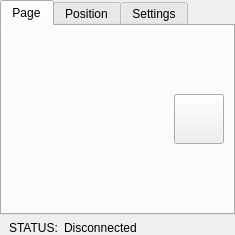
<?xml version="1.0" encoding="UTF-8"?>
<ui version="4.0">
 <class>motion_controller</class>
 <widget class="QWidget" name="motion_controller">
  <property name="geometry">
   <rect>
    <x>0</x>
    <y>0</y>
    <width>235</width>
    <height>235</height>
   </rect>
  </property>
  <property name="sizePolicy">
   <sizepolicy hsizetype="Minimum" vsizetype="Preferred">
    <horstretch>0</horstretch>
    <verstretch>0</verstretch>
   </sizepolicy>
  </property>
  <property name="minimumSize">
   <size>
    <width>235</width>
    <height>235</height>
   </size>
  </property>
  <property name="maximumSize">
   <size>
    <width>16777215</width>
    <height>250</height>
   </size>
  </property>
  <property name="focusPolicy">
   <enum>Qt::FocusPolicy::NoFocus</enum>
  </property>
  <property name="windowTitle">
   <string>Form</string>
  </property>
  <layout class="QVBoxLayout" name="verticalLayout_2">
   <property name="leftMargin">
    <number>0</number>
   </property>
   <property name="topMargin">
    <number>0</number>
   </property>
   <property name="rightMargin">
    <number>0</number>
   </property>
   <property name="bottomMargin">
    <number>0</number>
   </property>
   <item>
    <widget class="QTabWidget" name="control_widget">
     <property name="enabled">
      <bool>true</bool>
     </property>
     <property name="sizePolicy">
      <sizepolicy hsizetype="Preferred" vsizetype="Preferred">
       <horstretch>0</horstretch>
       <verstretch>0</verstretch>
      </sizepolicy>
     </property>
     <property name="minimumSize">
      <size>
       <width>0</width>
       <height>0</height>
      </size>
     </property>
     <property name="tabPosition">
      <enum>QTabWidget::TabPosition::North</enum>
     </property>
     <property name="tabShape">
      <enum>QTabWidget::TabShape::Rounded</enum>
     </property>
     <property name="currentIndex">
      <number>0</number>
     </property>
     <property name="elideMode">
      <enum>Qt::TextElideMode::ElideLeft</enum>
     </property>
     <property name="usesScrollButtons">
      <bool>true</bool>
     </property>
     <property name="documentMode">
      <bool>false</bool>
     </property>
     <property name="tabsClosable">
      <bool>false</bool>
     </property>
     <property name="movable">
      <bool>false</bool>
     </property>
     <property name="tabBarAutoHide">
      <bool>false</bool>
     </property>
     <widget class="QWidget" name="tab">
      <attribute name="title">
       <string>Page</string>
      </attribute>
      <layout class="QHBoxLayout" name="horizontalLayout_2">
       <item>
        <widget class="PtzControlWidget" name="round_widget" native="true">
         <property name="sizePolicy">
          <sizepolicy hsizetype="Expanding" vsizetype="Expanding">
           <horstretch>0</horstretch>
           <verstretch>0</verstretch>
          </sizepolicy>
         </property>
        </widget>
       </item>
       <item>
        <layout class="QVBoxLayout" name="verticalLayout_5">
         <item>
          <widget class="QPushButton" name="pb_home">
           <property name="minimumSize">
            <size>
             <width>50</width>
             <height>50</height>
            </size>
           </property>
           <property name="maximumSize">
            <size>
             <width>50</width>
             <height>50</height>
            </size>
           </property>
           <property name="text">
            <string/>
           </property>
           <property name="icon">
            <iconset resource="../img.qrc">
             <normaloff>:/img/image/arrows/home.png</normaloff>:/img/image/arrows/home.png</iconset>
           </property>
           <property name="iconSize">
            <size>
             <width>48</width>
             <height>48</height>
            </size>
           </property>
          </widget>
         </item>
        </layout>
       </item>
      </layout>
     </widget>
     <widget class="QWidget" name="tab_5">
      <attribute name="title">
       <string>Position</string>
      </attribute>
      <layout class="QVBoxLayout" name="verticalLayout">
       <property name="spacing">
        <number>3</number>
       </property>
       <property name="leftMargin">
        <number>3</number>
       </property>
       <property name="topMargin">
        <number>3</number>
       </property>
       <property name="rightMargin">
        <number>3</number>
       </property>
       <property name="bottomMargin">
        <number>3</number>
       </property>
       <item>
        <widget class="QTableWidget" name="positions_table">
         <property name="selectionMode">
          <enum>QAbstractItemView::SelectionMode::SingleSelection</enum>
         </property>
         <property name="selectionBehavior">
          <enum>QAbstractItemView::SelectionBehavior::SelectRows</enum>
         </property>
         <property name="columnCount">
          <number>3</number>
         </property>
         <column>
          <property name="text">
           <string>Name</string>
          </property>
         </column>
         <column>
          <property name="text">
           <string>X°</string>
          </property>
         </column>
         <column>
          <property name="text">
           <string>Y°</string>
          </property>
         </column>
        </widget>
       </item>
       <item>
        <layout class="QHBoxLayout" name="positions_buttons">
         <property name="spacing">
          <number>3</number>
         </property>
         <item>
          <widget class="QPushButton" name="add_position">
           <property name="enabled">
            <bool>false</bool>
           </property>
           <property name="toolTip">
            <string>Add the current position. You can edit its name in the table.</string>
           </property>
           <property name="text">
            <string>+ Current</string>
           </property>
          </widget>
         </item>
         <item>
          <widget class="QPushButton" name="delete_position">
           <property name="enabled">
            <bool>false</bool>
           </property>
           <property name="text">
            <string>Delete</string>
           </property>
          </widget>
         </item>
         <item>
          <widget class="QPushButton" name="go_position">
           <property name="enabled">
            <bool>false</bool>
           </property>
           <property name="text">
            <string>Go to</string>
           </property>
          </widget>
         </item>
        </layout>
       </item>
      </layout>
     </widget>
     <widget class="QWidget" name="tab_6">
      <attribute name="title">
       <string>Settings</string>
      </attribute>
      <layout class="QVBoxLayout" name="verticalLayout_4">
       <property name="leftMargin">
        <number>6</number>
       </property>
       <property name="topMargin">
        <number>6</number>
       </property>
       <property name="rightMargin">
        <number>6</number>
       </property>
       <property name="bottomMargin">
        <number>6</number>
       </property>
       <item>
        <layout class="QGridLayout" name="gridLayout_8">
         <property name="spacing">
          <number>6</number>
         </property>
         <item row="8" column="0" colspan="2">
          <widget class="QSlider" name="speed_slider">
           <property name="minimum">
            <number>1</number>
           </property>
           <property name="maximum">
            <number>500</number>
           </property>
           <property name="pageStep">
            <number>25</number>
           </property>
           <property name="value">
            <number>100</number>
           </property>
           <property name="orientation">
            <enum>Qt::Orientation::Horizontal</enum>
           </property>
           <property name="tickPosition">
            <enum>QSlider::TickPosition::NoTicks</enum>
           </property>
          </widget>
         </item>
         <item row="6" column="0">
          <widget class="QLabel" name="label_15">
           <property name="text">
            <string>Overall Velocity , °/sec</string>
           </property>
          </widget>
         </item>
         <item row="4" column="1">
          <widget class="QDoubleSpinBox" name="sb_x_speed">
           <property name="sizePolicy">
            <sizepolicy hsizetype="Preferred" vsizetype="Fixed">
             <horstretch>0</horstretch>
             <verstretch>0</verstretch>
            </sizepolicy>
           </property>
           <property name="minimumSize">
            <size>
             <width>65</width>
             <height>0</height>
            </size>
           </property>
           <property name="focusPolicy">
            <enum>Qt::FocusPolicy::NoFocus</enum>
           </property>
           <property name="decimals">
            <number>2</number>
           </property>
           <property name="minimum">
            <double>0.050000000000000</double>
           </property>
           <property name="maximum">
            <double>300.000000000000000</double>
           </property>
           <property name="singleStep">
            <double>0.100000000000000</double>
           </property>
           <property name="value">
            <double>10.000000000000000</double>
           </property>
          </widget>
         </item>
         <item row="7" column="0" colspan="2">
          <layout class="QHBoxLayout" name="horizontalLayout_4">
           <item>
            <widget class="QLabel" name="label_3">
             <property name="text">
              <string>1</string>
             </property>
            </widget>
           </item>
           <item>
            <spacer name="horizontalSpacer_8">
             <property name="orientation">
              <enum>Qt::Orientation::Horizontal</enum>
             </property>
             <property name="sizeHint" stdset="0">
              <size>
               <width>40</width>
               <height>20</height>
              </size>
             </property>
            </spacer>
           </item>
           <item>
            <widget class="QLabel" name="label_5">
             <property name="text">
              <string>25</string>
             </property>
            </widget>
           </item>
           <item>
            <spacer name="horizontalSpacer_9">
             <property name="orientation">
              <enum>Qt::Orientation::Horizontal</enum>
             </property>
             <property name="sizeHint" stdset="0">
              <size>
               <width>40</width>
               <height>20</height>
              </size>
             </property>
            </spacer>
           </item>
           <item>
            <widget class="QLabel" name="label_4">
             <property name="text">
              <string>50</string>
             </property>
            </widget>
           </item>
          </layout>
         </item>
         <item row="2" column="1">
          <layout class="QHBoxLayout" name="horizontalLayout_5">
           <item>
            <widget class="QCheckBox" name="screen_click">
             <property name="sizePolicy">
              <sizepolicy hsizetype="Fixed" vsizetype="Fixed">
               <horstretch>0</horstretch>
               <verstretch>0</verstretch>
              </sizepolicy>
             </property>
             <property name="text">
              <string/>
             </property>
             <property name="checked">
              <bool>true</bool>
             </property>
            </widget>
           </item>
           <item>
            <widget class="QLabel" name="label_17">
             <property name="text">
              <string>Screen click</string>
             </property>
            </widget>
           </item>
          </layout>
         </item>
         <item row="1" column="1">
          <layout class="QHBoxLayout" name="horizontalLayout">
           <item>
            <widget class="QCheckBox" name="zoom_ratio">
             <property name="sizePolicy">
              <sizepolicy hsizetype="Fixed" vsizetype="Fixed">
               <horstretch>0</horstretch>
               <verstretch>0</verstretch>
              </sizepolicy>
             </property>
             <property name="text">
              <string/>
             </property>
            </widget>
           </item>
           <item>
            <widget class="QLabel" name="label_16">
             <property name="text">
              <string>Zoom ratio</string>
             </property>
            </widget>
           </item>
          </layout>
         </item>
         <item row="5" column="1">
          <widget class="QDoubleSpinBox" name="sb_y_speed">
           <property name="sizePolicy">
            <sizepolicy hsizetype="Preferred" vsizetype="Fixed">
             <horstretch>0</horstretch>
             <verstretch>0</verstretch>
            </sizepolicy>
           </property>
           <property name="minimumSize">
            <size>
             <width>65</width>
             <height>0</height>
            </size>
           </property>
           <property name="focusPolicy">
            <enum>Qt::FocusPolicy::NoFocus</enum>
           </property>
           <property name="decimals">
            <number>2</number>
           </property>
           <property name="minimum">
            <double>0.050000000000000</double>
           </property>
           <property name="maximum">
            <double>170.000000000000000</double>
           </property>
           <property name="singleStep">
            <double>0.010000000000000</double>
           </property>
           <property name="value">
            <double>10.000000000000000</double>
           </property>
          </widget>
         </item>
         <item row="5" column="0">
          <widget class="QLabel" name="label_13">
           <property name="text">
            <string>Velocity (Y), °/sec</string>
           </property>
          </widget>
         </item>
         <item row="4" column="0">
          <widget class="QLabel" name="label_12">
           <property name="text">
            <string>Velocity (X), °/sec</string>
           </property>
          </widget>
         </item>
         <item row="1" column="0">
          <layout class="QHBoxLayout" name="horizontalLayout_6">
           <item>
            <widget class="QCheckBox" name="stabilization_click">
             <property name="sizePolicy">
              <sizepolicy hsizetype="Fixed" vsizetype="Fixed">
               <horstretch>0</horstretch>
               <verstretch>0</verstretch>
              </sizepolicy>
             </property>
             <property name="text">
              <string/>
             </property>
             <property name="checked">
              <bool>true</bool>
             </property>
            </widget>
           </item>
           <item>
            <widget class="QLabel" name="label_18">
             <property name="text">
              <string>Gyro st.</string>
             </property>
            </widget>
           </item>
          </layout>
         </item>
        </layout>
       </item>
      </layout>
     </widget>
    </widget>
   </item>
   <item>
    <layout class="QHBoxLayout" name="horizontalLayout_3">
     <property name="leftMargin">
      <number>9</number>
     </property>
     <property name="rightMargin">
      <number>9</number>
     </property>
     <item>
      <widget class="QLabel" name="label_2">
       <property name="sizePolicy">
        <sizepolicy hsizetype="Minimum" vsizetype="Preferred">
         <horstretch>0</horstretch>
         <verstretch>0</verstretch>
        </sizepolicy>
       </property>
       <property name="text">
        <string>STATUS:</string>
       </property>
      </widget>
     </item>
     <item>
      <widget class="QLabel" name="l_mot_status">
       <property name="sizePolicy">
        <sizepolicy hsizetype="MinimumExpanding" vsizetype="Preferred">
         <horstretch>0</horstretch>
         <verstretch>0</verstretch>
        </sizepolicy>
       </property>
       <property name="text">
        <string>Disconnected</string>
       </property>
      </widget>
     </item>
    </layout>
   </item>
  </layout>
 </widget>
 <customwidgets>
  <customwidget>
   <class>PtzControlWidget</class>
   <extends>QWidget</extends>
   <header>ptzcontrolwidget.h</header>
   <container>1</container>
  </customwidget>
 </customwidgets>
 <resources>
  <include location="../img.qrc"/>
 </resources>
 <connections/>
</ui>
